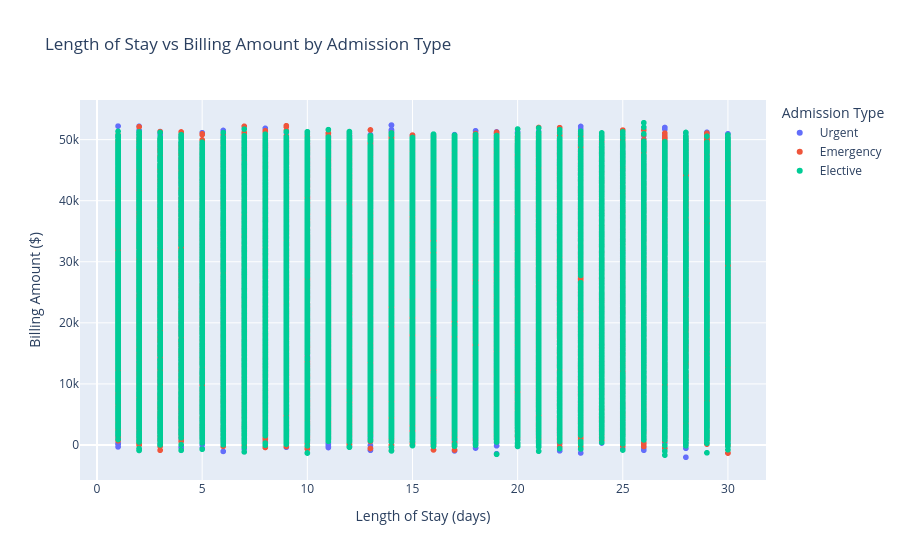

Source (notebook cell):
### Code cell
fig = px.scatter(
    df,
    x="Length of Stay",
    y="Billing Amount",
    color="Admission Type",
    title="Length of Stay vs Billing Amount by Admission Type",
    labels={
        "Length of Stay": "Length of Stay (days)",
        "Billing Amount": "Billing Amount ($)",
    },
)
fig.show()

### Figure 1 — Plotly figure (JSON) as saved in the notebook; plotly's stock layout.template omitted (floating-point values rounded to 4 significant figures; data arrays with more than 128 entries replaced by an {"elided": "..."} marker saying what was removed)
{"data": [{"hovertemplate": "Admission Type=Urgent<br>Length of Stay (days)=%{x}<br>Billing Amount ($)=%{y}<extra></extra>", "legendgroup": "Urgent", "marker": {"color": "#636efa", "symbol": "circle"}, "mode": "markers", "name": "Urgent", "showlegend": true, "type": "scattergl", "x": {"elided": "18576 int values"}, "xaxis": "x", "y": {"elided": "18576 float values"}, "yaxis": "y"}, {"hovertemplate": "Admission Type=Emergency<br>Length of Stay (days)=%{x}<br>Billing Amount ($)=%{y}<extra></extra>", "legendgroup": "Emergency", "marker": {"color": "#EF553B", "symbol": "circle"}, "mode": "markers", "name": "Emergency", "showlegend": true, "type": "scattergl", "x": {"elided": "18269 int values"}, "xaxis": "x", "y": {"elided": "18269 float values"}, "yaxis": "y"}, {"hovertemplate": "Admission Type=Elective<br>Length of Stay (days)=%{x}<br>Billing Amount ($)=%{y}<extra></extra>", "legendgroup": "Elective", "marker": {"color": "#00cc96", "symbol": "circle"}, "mode": "markers", "name": "Elective", "showlegend": true, "type": "scattergl", "x": {"elided": "18655 int values"}, "xaxis": "x", "y": {"elided": "18655 float values"}, "yaxis": "y"}], "layout": {"autosize": true, "legend": {"title": {"text": "Admission Type"}, "tracegroupgap": 0}, "title": {"text": "Length of Stay vs Billing Amount by Admission Type"}, "xaxis": {"anchor": "y", "autorange": true, "domain": [0, 1], "range": [-1, 6], "title": {"text": "Length of Stay (days)"}}, "yaxis": {"anchor": "x", "autorange": true, "domain": [0, 1], "range": [-1, 4], "title": {"text": "Billing Amount ($)"}}}}
